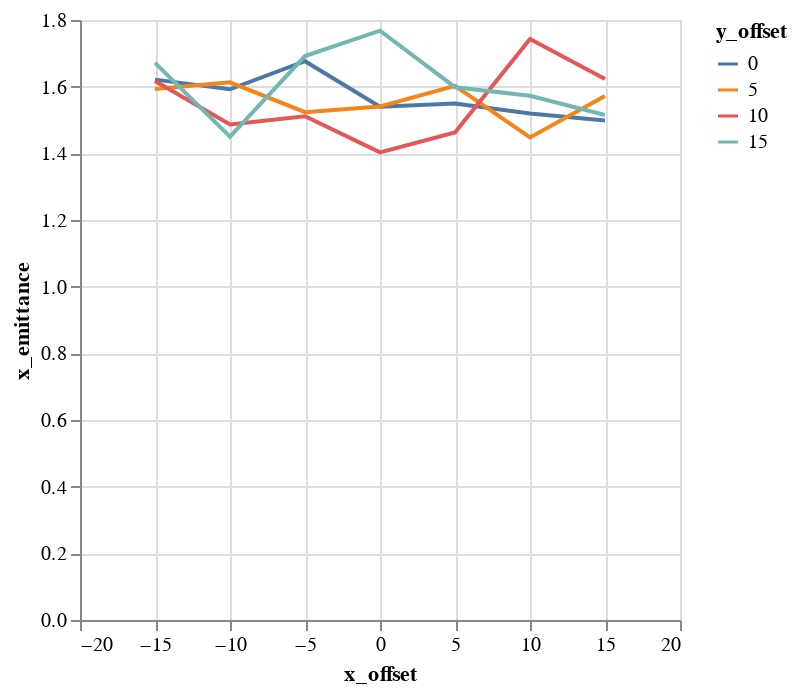

Write notebook code for a chart like this one.
### Code cell
alt.Chart(emit_df).mark_line().encode(
    color='y_offset:N',
    x='x_offset',
    y='x_emittance',
)

### Figure 1 — Vega-Lite specification as saved in the notebook (floating-point values rounded to 4 significant figures)
{"$schema": "https://vega.github.io/schema/vega-lite/v1.2.1.json", "data": {"values": [{"losses": 0, "relbeta": 0.002308, "sourceID": 16777222, "sourceName": "x_-15_y_0", "x_emittance": 1.621, "x_norm_emittance": 0.003742, "x_offset": -15, "y_emittance": 1.572, "y_norm_emittance": 0.003629, "y_offset": 0}, {"losses": 0, "relbeta": 0.002308, "sourceID": 16777229, "sourceName": "x_-15_y_5", "x_emittance": 1.593, "x_norm_emittance": 0.003678, "x_offset": -15, "y_emittance": 1.594, "y_norm_emittance": 0.003679, "y_offset": 5}, {"losses": 0, "relbeta": 0.002308, "sourceID": 16777236, "sourceName": "x_-15_y_10", "x_emittance": 1.617, "x_norm_emittance": 0.003733, "x_offset": -15, "y_emittance": 1.597, "y_norm_emittance": 0.003686, "y_offset": 10}, {"losses": 0, "relbeta": 0.002308, "sourceID": 16777243, "sourceName": "x_-15_y_15", "x_emittance": 1.671, "x_norm_emittance": 0.003858, "x_offset": -15, "y_emittance": 1.662, "y_norm_emittance": 0.003836, "y_offset": 15}, {"losses": 0, "relbeta": 0.002308, "sourceID": 16777220, "sourceName": "x_-10_y_0", "x_emittance": 1.592, "x_norm_emittance": 0.003675, "x_offset": -10, "y_emittance": 1.553, "y_norm_emittance": 0.003584, "y_offset": 0}, {"losses": 0, "relbeta": 0.002308, "sourceID": 16777227, "sourceName": "x_-10_y_5", "x_emittance": 1.613, "x_norm_emittance": 0.003723, "x_offset": -10, "y_emittance": 1.58, "y_norm_emittance": 0.003647, "y_offset": 5}, {"losses": 0, "relbeta": 0.002308, "sourceID": 16777234, "sourceName": "x_-10_y_10", "x_emittance": 1.487, "x_norm_emittance": 0.003432, "x_offset": -10, "y_emittance": 1.665, "y_norm_emittance": 0.003844, "y_offset": 10}, {"losses": 0, "relbeta": 0.002308, "sourceID": 16777241, "sourceName": "x_-10_y_15", "x_emittance": 1.45, "x_norm_emittance": 0.003347, "x_offset": -10, "y_emittance": 1.634, "y_norm_emittance": 0.003773, "y_offset": 15}, {"losses": 0, "relbeta": 0.002308, "sourceID": 16777218, "sourceName": "x_-5_y_0", "x_emittance": 1.676, "x_norm_emittance": 0.00387, "x_offset": -5, "y_emittance": 1.718, "y_norm_emittance": 0.003965, "y_offset": 0}, {"losses": 0, "relbeta": 0.002308, "sourceID": 16777225, "sourceName": "x_-5_y_5", "x_emittance": 1.523, "x_norm_emittance": 0.003517, "x_offset": -5, "y_emittance": 1.626, "y_norm_emittance": 0.003753, "y_offset": 5}, {"losses": 0, "relbeta": 0.002308, "sourceID": 16777232, "sourceName": "x_-5_y_10", "x_emittance": 1.511, "x_norm_emittance": 0.003489, "x_offset": -5, "y_emittance": 1.545, "y_norm_emittance": 0.003567, "y_offset": 10}, {"losses": 0, "relbeta": 0.002308, "sourceID": 16777239, "sourceName": "x_-5_y_15", "x_emittance": 1.692, "x_norm_emittance": 0.003905, "x_offset": -5, "y_emittance": 1.505, "y_norm_emittance": 0.003474, "y_offset": 15}, {"losses": 0, "relbeta": 0.002308, "sourceID": 16777216, "sourceName": "x_0_y_0", "x_emittance": 1.54, "x_norm_emittance": 0.003555, "x_offset": 0, "y_emittance": 1.537, "y_norm_emittance": 0.003547, "y_offset": 0}, {"losses": 0, "relbeta": 0.002308, "sourceID": 16777223, "sourceName": "x_0_y_5", "x_emittance": 1.541, "x_norm_emittance": 0.003556, "x_offset": 0, "y_emittance": 1.535, "y_norm_emittance": 0.003544, "y_offset": 5}, {"losses": 0, "relbeta": 0.002308, "sourceID": 16777230, "sourceName": "x_0_y_10", "x_emittance": 1.403, "x_norm_emittance": 0.003239, "x_offset": 0, "y_emittance": 1.475, "y_norm_emittance": 0.003406, "y_offset": 10}, {"losses": 0, "relbeta": 0.002308, "sourceID": 16777237, "sourceName": "x_0_y_15", "x_emittance": 1.768, "x_norm_emittance": 0.004082, "x_offset": 0, "y_emittance": 1.612, "y_norm_emittance": 0.003722, "y_offset": 15}, {"losses": 0, "relbeta": 0.002308, "sourceID": 16777217, "sourceName": "x_5_y_0", "x_emittance": 1.55, "x_norm_emittance": 0.003577, "x_offset": 5, "y_emittance": 1.674, "y_norm_emittance": 0.003865, "y_offset": 0}, {"losses": 0, "relbeta": 0.002308, "sourceID": 16777224, "sourceName": "x_5_y_5", "x_emittance": 1.602, "x_norm_emittance": 0.003699, "x_offset": 5, "y_emittance": 1.474, "y_norm_emittance": 0.003402, "y_offset": 5}, {"losses": 0, "relbeta": 0.002308, "sourceID": 16777231, "sourceName": "x_5_y_10", "x_emittance": 1.463, "x_norm_emittance": 0.003376, "x_offset": 5, "y_emittance": 1.594, "y_norm_emittance": 0.003679, "y_offset": 10}, {"losses": 0, "relbeta": 0.002308, "sourceID": 16777238, "sourceName": "x_5_y_15", "x_emittance": 1.598, "x_norm_emittance": 0.00369, "x_offset": 5, "y_emittance": 1.574, "y_norm_emittance": 0.003634, "y_offset": 15}, {"losses": 0, "relbeta": 0.002308, "sourceID": 16777219, "sourceName": "x_10_y_0", "x_emittance": 1.519, "x_norm_emittance": 0.003507, "x_offset": 10, "y_emittance": 1.599, "y_norm_emittance": 0.003691, "y_offset": 0}, {"losses": 0, "relbeta": 0.002308, "sourceID": 16777226, "sourceName": "x_10_y_5", "x_emittance": 1.448, "x_norm_emittance": 0.003342, "x_offset": 10, "y_emittance": 1.507, "y_norm_emittance": 0.003478, "y_offset": 5}, {"losses": 0, "relbeta": 0.002308, "sourceID": 16777233, "sourceName": "x_10_y_10", "x_emittance": 1.743, "x_norm_emittance": 0.004023, "x_offset": 10, "y_emittance": 1.613, "y_norm_emittance": 0.003723, "y_offset": 10}, {"losses": 0, "relbeta": 0.002308, "sourceID": 16777240, "sourceName": "x_10_y_15", "x_emittance": 1.573, "x_norm_emittance": 0.003631, "x_offset": 10, "y_emittance": 1.511, "y_norm_emittance": 0.003489, "y_offset": 15}, {"losses": 0, "relbeta": 0.002308, "sourceID": 16777221, "sourceName": "x_15_y_0", "x_emittance": 1.499, "x_norm_emittance": 0.003459, "x_offset": 15, "y_emittance": 1.578, "y_norm_emittance": 0.003643, "y_offset": 0}, {"losses": 0, "relbeta": 0.002308, "sourceID": 16777228, "sourceName": "x_15_y_5", "x_emittance": 1.572, "x_norm_emittance": 0.003628, "x_offset": 15, "y_emittance": 1.486, "y_norm_emittance": 0.003429, "y_offset": 5}, {"losses": 0, "relbeta": 0.002308, "sourceID": 16777235, "sourceName": "x_15_y_10", "x_emittance": 1.623, "x_norm_emittance": 0.003746, "x_offset": 15, "y_emittance": 1.616, "y_norm_emittance": 0.00373, "y_offset": 10}, {"losses": 0, "relbeta": 0.002308, "sourceID": 16777242, "sourceName": "x_15_y_15", "x_emittance": 1.515, "x_norm_emittance": 0.003497, "x_offset": 15, "y_emittance": 1.588, "y_norm_emittance": 0.003665, "y_offset": 15}]}, "encoding": {"color": {"field": "y_offset", "type": "nominal"}, "x": {"field": "x_offset", "type": "quantitative"}, "y": {"field": "x_emittance", "type": "quantitative"}}, "mark": "line"}
